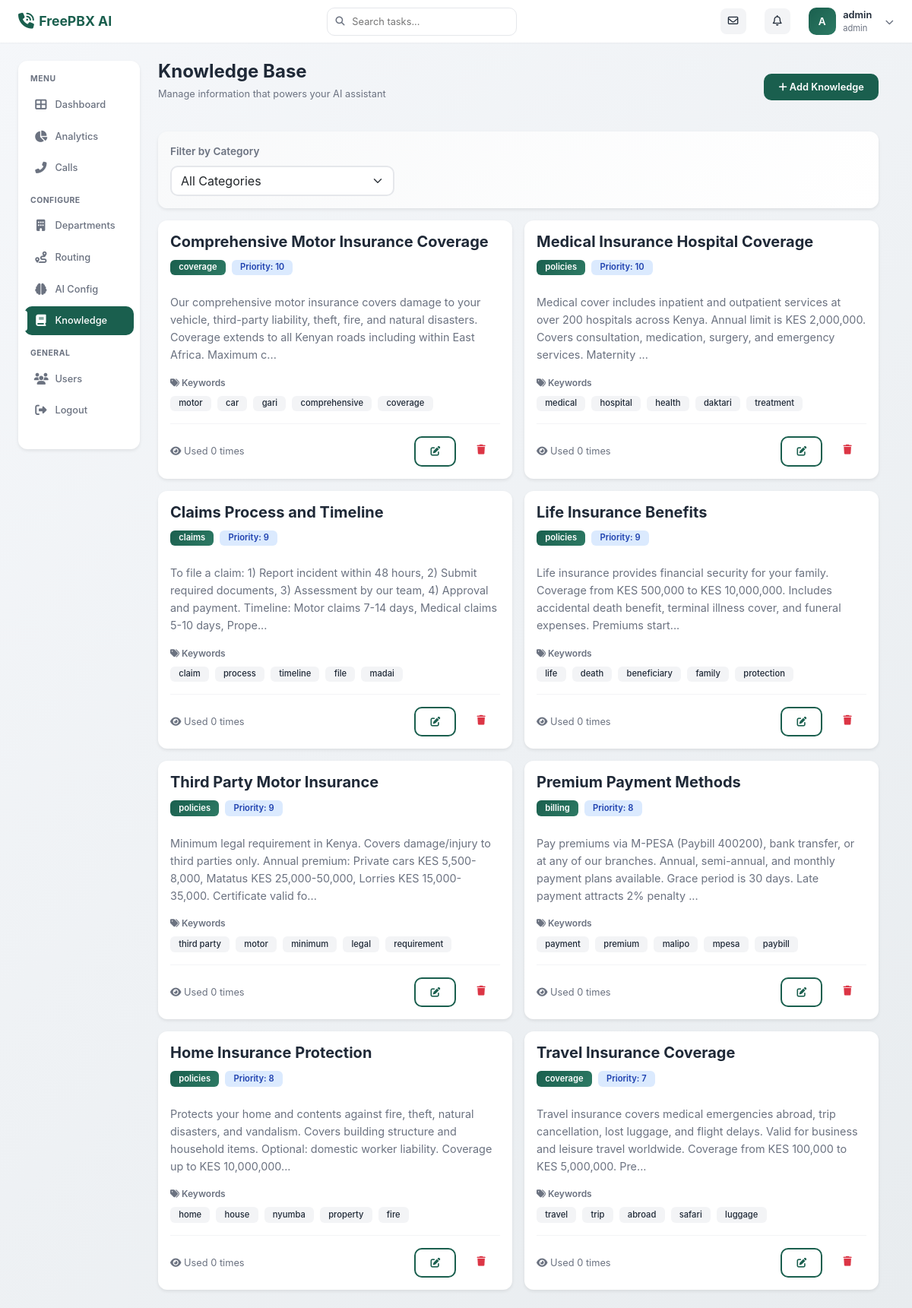
/admin/knowledge (signed in), run on the app's committed database.
### models/user.py (models this page shows, shortened)
class User(UserMixin, db.Model):
    __tablename__ = 'users'
    id = db.Column(db.Integer, primary_key=True)
    username = db.Column(db.String(80), unique=True, nullable=False, index=True)
    email = db.Column(db.String(120), unique=True, nullable=True)
    password_hash = db.Column(db.String(255), nullable=False)
    role = db.Column(db.String(20), nullable=False, default='viewer')
    is_active = db.Column(db.Boolean, default=True, nullable=False)
    created_at = db.Column(db.DateTime, default=datetime.utcnow, nullable=False)
    last_login = db.Column(db.DateTime)
    def has_permission(self, required_role):
        role_hierarchy = {'viewer': 1, 'manager': 2, 'admin': 3}
        return role_hierarchy.get(self.role, 0) >= role_hierarchy.get(required_role, 0)

### models/knowledge.py (models this page shows, shortened)
class KnowledgeBase(db.Model):
    __tablename__ = 'knowledge_base'
    id = db.Column(db.Integer, primary_key=True)
    title = db.Column(db.String(200), nullable=False)
    category = db.Column(db.String(50), nullable=False, index=True)
    content = db.Column(db.Text, nullable=False)
    keywords = db.Column(db.Text)
    priority = db.Column(db.Integer, default=0)
    is_active = db.Column(db.Boolean, default=True, nullable=False)
    usage_count = db.Column(db.Integer, default=0)
    last_used = db.Column(db.DateTime)
    version = db.Column(db.Integer, default=1)
    created_at = db.Column(db.DateTime, default=datetime.utcnow, nullable=False)
    updated_at = db.Column(db.DateTime, default=datetime.utcnow, onupdate=datetime.utcnow)
    created_by = db.Column(db.String(80))

### blueprints/admin/routes.py (the view)
@admin_bp.route('/knowledge')
@login_required
def knowledge_base():
    if not current_user.has_permission('manager'):
        flash('Access denied. Manager privileges required.', 'error')
        return redirect(url_for('admin.dashboard'))
    category_filter = request.args.get('category')
    query = KnowledgeBase.query
    if category_filter:
        query = query.filter_by(category=category_filter)
    entries = query.order_by(desc(KnowledgeBase.priority)).all()
    categories = db.session.query(KnowledgeBase.category).distinct().all()
    categories = [c[0] for c in categories]
    return render_template('admin/knowledge.html',
                           entries=entries,
                           categories=categories,
                           category_filter=category_filter)

### templates/admin/knowledge.html (shortened to what this page needs)
{% extends "base.html" %}
{% block content %}
<div class="page-header d-flex justify-content-between align-items-center">
    <div>
        <h1 class="page-title">Knowledge Base</h1>
        <p class="page-subtitle">Manage information that powers your AI assistant</p>
    </div>
    <a href="{{ url_for('admin.create_knowledge') }}" class="btn btn-primary">
        <i class="fas fa-plus"></i> Add Knowledge
    </a>
</div>
<div class="card mb-3" style="background: linear-gradient(135deg, #f8f9fa 0%, #ffffff 100%);">
    <div class="card-body">
        <form method="GET" action="{{ url_for('admin.knowledge_base') }}" class="row g-3 align-items-end">
            <div class="col-md-4">
                <label for="category" class="form-label" style="font-size: 0.85rem; font-weight: 600; color: var(--text-secondary);">Filter by Category</label>
                <select class="form-select" id="category" name="category" onchange="this.form.submit()" style="border-radius: 10px; border: 2px solid #e5e7eb;">
                    <option value="">All Categories</option>
                </select>
            </div>
        </form>
    </div>
</div>
{% if entries %}
<div class="row g-3">
    {% for entry in entries %}
    <div class="col-md-6">
        <div class="card h-100" style="{% if not entry.is_active %}opacity: 0.6;{% endif %}">
            <div class="card-body">
                <div class="d-flex justify-content-between align-items-start mb-3">
                    <div style="flex: 1;">
                        <h5 style="font-weight: 700; margin-bottom: 0.75rem; color: var(--text-primary);">
                            {{ entry.title }}
                        </h5>
                        <div class="d-flex gap-2 mb-2">
                            <span class="badge" style="background: linear-gradient(135deg, var(--primary-color), var(--primary-light)); color: white;">
                                {{ entry.category }}
                            </span>
                            <span class="badge" style="background: #dbeafe; color: #1e40af;">
                                Priority: {{ entry.priority }}
                            </span>
                        </div>
                    </div>
                </div>
                <p style="color: var(--text-secondary); font-size: 0.9rem; line-height: 1.6; margin-bottom: 1rem;">
                    {{ entry.content[:200] }}{% if entry.content|length > 200 %}...{% endif %}
                </p>
                {% if entry.keywords %}
                <div class="mb-3">
                    <div style="font-size: 0.75rem; color: var(--text-secondary); margin-bottom: 0.5rem; font-weight: 600;">
                        <i class="fas fa-tags"></i> Keywords
                    </div>
                    <div class="d-flex flex-wrap gap-2">
                        {% set keywords = entry.keywords|from_json %}
                        {% for keyword in keywords[:5] %}
                        <span class="badge" style="background: #f3f4f6; color: var(--text-primary); font-weight: 500;">
                            {{ keyword }}
                        </span>
                        {% endfor %}
                    </div>
                </div>
                {% endif %}
                <div class="d-flex justify-content-between align-items-center" style="padding-top: 1rem; border-top: 1px solid #f3f4f6;">
                    <small style="color: var(--text-secondary); font-size: 0.8rem;">
                        <i class="fas fa-eye"></i> Used {{ entry.usage_count }} times
                    </small>
                    <div class="d-flex gap-2">
                        <a href="{{ url_for('admin.edit_knowledge', entry_id=entry.id) }}"
                           class="btn btn-sm btn-outline-primary">
                            <i class="fas fa-edit"></i>
                        </a>
                        <form method="POST" action="{{ url_for('admin.delete_knowledge', entry_id=entry.id) }}"
                              class="d-inline" onsubmit="return confirm('Are you sure you want to delete this entry?');">
                            <button type="submit" class="btn btn-sm btn-outline-danger">
                                <i class="fas fa-trash"></i>
                            </button>
                        </form>
                    </div>
                </div>
            </div>
        </div>
    </div>
    {% endfor %}
</div>
{% endif %}
{% endblock %}

### templates/base.html (shortened to what this page needs)
<!DOCTYPE html>
<html lang="en">
<head>
    <link href="https://cdn.jsdelivr.net/npm/bootstrap@5.3.0/dist/css/bootstrap.min.css" rel="stylesheet">
    <link href="https://cdnjs.cloudflare.com/ajax/libs/font-awesome/6.4.0/css/all.min.css" rel="stylesheet">
</head>
<body>
    <nav class="navbar">
        <div class="container-fluid px-0">
            <a class="navbar-brand" href="{{ url_for('admin.dashboard') }}">
                <i class="fas fa-phone-volume"></i>
                <span>FreePBX AI</span>
            </a>
            {% if current_user.is_authenticated %}
            <div class="search-box">
                <i class="fas fa-search"></i>
                <input type="text" placeholder="Search tasks..." id="searchInput">
            </div>
            <div class="navbar-actions">
                <button class="icon-btn">
                    <i class="far fa-envelope"></i>
                </button>
                <button class="icon-btn">
                    <i class="far fa-bell"></i>
                </button>
                <div class="dropdown">
                    <div class="user-profile" data-bs-toggle="dropdown" aria-expanded="false" style="cursor: pointer;">
                        <div class="user-avatar">
                            {{ current_user.username[0].upper() }}
                        </div>
                        <div class="user-info">
                            <div class="user-name">{{ current_user.username }}</div>
                            <div class="user-email">{{ current_user.role }}</div>
                        </div>
                        <i class="fas fa-chevron-down" style="font-size: 0.7rem; margin-left: 0.5rem; color: var(--text-secondary);"></i>
                    </div>
                </div>
            </div>
            {% endif %}
        </div>
    </nav>
    <div class="main-container">
        {% if current_user.is_authenticated %}
        <aside class="sidebar">
            <div class="sidebar-section">
                <div class="sidebar-label">Menu</div>
                <ul class="sidebar-nav">
                    <li class="sidebar-nav-item">
                        <a href="{{ url_for('admin.dashboard') }}"
                           class="sidebar-nav-link {% if request.endpoint == 'admin.dashboard' %}active{% endif %}">
                            <i class="fas fa-th-large"></i>
                            <span>Dashboard</span>
                        </a>
                    </li>
                    <li class="sidebar-nav-item">
                        <a href="{{ url_for('admin.analytics') }}"
                           class="sidebar-nav-link {% if request.endpoint == 'admin.analytics' %}active{% endif %}">
                            <i class="fas fa-chart-pie"></i>
                            <span>Analytics</span>
                        </a>
                    </li>
                    <li class="sidebar-nav-item">
                        <a href="{{ url_for('admin.call_logs') }}"
                           class="sidebar-nav-link {% if request.endpoint in ['admin.call_logs', 'admin.call_detail'] %}active{% endif %}">
                            <i class="fas fa-phone-alt"></i>
                            <span>Calls</span>
                        </a>
                    </li>
                </ul>
            </div>
            {% if current_user.has_permission('manager') %}
            <div class="sidebar-section">
                <div class="sidebar-label">Configure</div>
                <ul class="sidebar-nav">
                    <li class="sidebar-nav-item">
                        <a href="{{ url_for('admin.departments') }}"
                           class="sidebar-nav-link {% if 'department' in request.endpoint %}active{% endif %}">
                            <i class="fas fa-building"></i>
                            <span>Departments</span>
                        </a>
                    </li>
                    <li class="sidebar-nav-item">
                        <a href="{{ url_for('admin.routing_rules') }}"
                           class="sidebar-nav-link {% if 'routing' in request.endpoint %}active{% endif %}">
                            <i class="fas fa-route"></i>
                            <span>Routing</span>
                        </a>
                    </li>
                    <li class="sidebar-nav-item">
                        <a href="{{ url_for('admin.ai_config') }}"
                           class="sidebar-nav-link {% if 'ai_config' in request.endpoint %}active{% endif %}">
                            <i class="fas fa-brain"></i>
                            <span>AI Config</span>
                        </a>
                    </li>
                    <li class="sidebar-nav-item">
                        <a href="{{ url_for('admin.knowledge_base') }}"
                           class="sidebar-nav-link {% if 'knowledge' in request.endpoint %}active{% endif %}">
                            <i class="fas fa-book"></i>
                            <span>Knowledge</span>
                        </a>
                    </li>
                </ul>
            </div>
            {% endif %}
            <div class="sidebar-section">
                <div class="sidebar-label">General</div>
                <ul class="sidebar-nav">
                    {% if current_user.has_permission('admin') %}
                    <li class="sidebar-nav-item">
                        <a href="{{ url_for('auth.list_users') }}"
                           class="sidebar-nav-link {% if 'users' in request.endpoint %}active{% endif %}">
                            <i class="fas fa-users"></i>
                            <span>Users</span>
                        </a>
                    </li>
                    {% endif %}
                    <li class="sidebar-nav-item">
                        <a href="{{ url_for('auth.logout') }}" class="sidebar-nav-link">
                            <i class="fas fa-sign-out-alt"></i>
                            <span>Logout</span>
                        </a>
                    </li>
                </ul>
            </div>
        </aside>
        {% endif %}
        <main class="main-content">
            {% block content %}{% endblock %}
        </main>
    </div>
</body>
</html>

### data on the page
User: username "A", username "admin", role "admin"
KnowledgeBase: title "Comprehensive Motor Insurance Coverage", category "coverage", priority "10", content "Our comprehensive motor insurance covers damage to your vehicle, third-party liability, theft, fire, and natural disasters. Coverage extends to all Kenyan roads including within East Africa. Maximum c", 5 "motor" "car" "gari" "comprehensive" "coverage", usage_count "0"
KnowledgeBase: title "Medical Insurance Hospital Coverage", category "policies", priority "10", content "Medical cover includes inpatient and outpatient services at over 200 hospitals across Kenya. Annual limit is KES 2,000,000. Covers consultation, medication, surgery, and emergency services. Maternity", 5 "medical" "hospital" "health" "daktari" "treatment", usage_count "0"
KnowledgeBase: title "Claims Process and Timeline", category "claims", priority "9", content "To file a claim: 1) Report incident within 48 hours, 2) Submit required documents, 3) Assessment by our team, 4) Approval and payment. Timeline: Motor claims 7-14 days, Medical claims 5-10 days, Prope", 5 "claim" "process" "timeline" "file" "madai", usage_count "0"
KnowledgeBase: title "Life Insurance Benefits", category "policies", priority "9", content "Life insurance provides financial security for your family. Coverage from KES 500,000 to KES 10,000,000. Includes accidental death benefit, terminal illness cover, and funeral expenses. Premiums start", 5 "life" "death" "beneficiary" "family" "protection", usage_count "0"
KnowledgeBase: title "Third Party Motor Insurance", category "policies", priority "9", content "Minimum legal requirement in Kenya. Covers damage/injury to third parties only. Annual premium: Private cars KES 5,500-8,000, Matatus KES 25,000-50,000, Lorries KES 15,000-35,000. Certificate valid fo", 5 "third party" "motor" "minimum" "legal" "requirement", usage_count "0"
KnowledgeBase: title "Premium Payment Methods", category "billing", priority "8", content "Pay premiums via M-PESA (Paybill 400200), bank transfer, or at any of our branches. Annual, semi-annual, and monthly payment plans available. Grace period is 30 days. Late payment attracts 2% penalty", 5 "payment" "premium" "malipo" "mpesa" "paybill", usage_count "0"
KnowledgeBase: title "Home Insurance Protection", category "policies", priority "8", content "Protects your home and contents against fire, theft, natural disasters, and vandalism. Covers building structure and household items. Optional: domestic worker liability. Coverage up to KES 10,000,000", 5 "home" "house" "nyumba" "property" "fire", usage_count "0"
KnowledgeBase: title "Travel Insurance Coverage", category "coverage", priority "7", content "Travel insurance covers medical emergencies abroad, trip cancellation, lost luggage, and flight delays. Valid for business and leisure travel worldwide. Coverage from KES 100,000 to KES 5,000,000. Pre", 5 "travel" "trip" "abroad" "safari" "luggage", usage_count "0"
